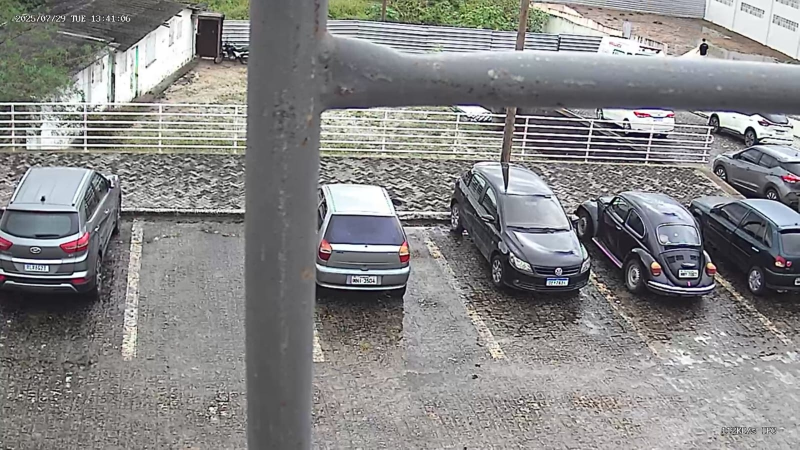
#> input picture TesteImagemNublado/if1TesteUmaVagaLivreNublado.jpeg, 1599 x 899 px (shown at 1/2 size)
$ python main.py
#> lines starting #> are read from the running program, lines starting #| are printed output that depends on the picture; after the words box and inside, x2 and y2 are one past the last pixel; in counts of white or black regions, pixels touching at a corner belong together
import cv2
import pickle
import cvzone
import numpy as np

# Carrega imagem
img = cv2.imread('if1TesteUmaVagaLivreNublado.jpeg')
#> img is the input picture: shape (899, 1599, 3); mean B, G, R 134.4, 134.5, 135
if img is None:
    print("Erro ao carregar a imagem!")
    exit()

# Carrega posições (agora com 'pontos' e 'tipo')
with open('if1TesteUmaVagaLivreNublado.pkl', 'rb') as f:
#> (reads TesteImagemNublado/if1TesteUmaVagaLivreNublado.pkl from the repository)
    posList = pickle.load(f)

# Dimensão base onde marcou
IMG_WIDTH, IMG_HEIGHT = 1920, 1080


def verificarVaga(imgPro, frame_width, frame_height):
    livresNormais = ocupadasNormais = 0
    livresEspeciais = ocupadasEspeciais = 0

    for vaga in posList:
        pontos = vaga["pontos"]
        tipo = vaga["tipo"]

        # Escala pontos
        scaled_points = [(int(pt[0] * frame_width / IMG_WIDTH),
                          int(pt[1] * frame_height / IMG_HEIGHT)) for pt in pontos]
        pts = np.array(scaled_points, np.int32).reshape((-1, 1, 2))

        # Máscara
        mascara = np.zeros_like(imgPro)
        cv2.fillPoly(mascara, [pts], 255)
        vagaArea = cv2.bitwise_and(imgPro, imgPro, mask=mascara)
        count = cv2.countNonZero(vagaArea)

        livre = count < 17900
        if tipo == "normal":
            if livre:
                livresNormais += 1
                cor = (0, 255, 0)
                espessura = 5
            else:
                ocupadasNormais += 1
                cor = (0, 0, 255)
                espessura = 2
        else:  # especial
            if livre:
                livresEspeciais += 1
                cor = (255, 255, 0)  # Azul para especiais livres
                espessura = 5
            else:
                ocupadasEspeciais += 1
                cor = (255, 0, 0)
                espessura = 2

        # Desenha
        cv2.polylines(img, [pts], isClosed=True,
                      color=cor, thickness=espessura)
        cvzone.putTextRect(img, str(count),
                           (pts[0][0][0], pts[0][0][1] - 5),
                           scale=1, thickness=2, offset=0, colorR=cor)

    # Totais
    total_vagas = len(posList)
    total_normais = livresNormais + ocupadasNormais
    total_especiais = livresEspeciais + ocupadasEspeciais

    cvzone.putTextRect(img, f'Total Vagas: {total_vagas}',
                       (50, 80), scale=2, thickness=3, offset=10, colorR=(243, 73, 243))
    cvzone.putTextRect(img, f'Normais Livres: {livresNormais}/{total_normais}',
                       (50, 120), scale=2, thickness=3, offset=10, colorR=(0, 200, 0))
    cvzone.putTextRect(img, f'Especiais Livres: {livresEspeciais}/{total_especiais}',
                       (50, 160), scale=2, thickness=3, offset=10, colorR=(255, 255, 0))


# Pré-processamento
frame_height, frame_width = img.shape[:2]
#> frame_height = 899; frame_width = 1599
imgGray = cv2.cvtColor(img, cv2.COLOR_BGR2GRAY)
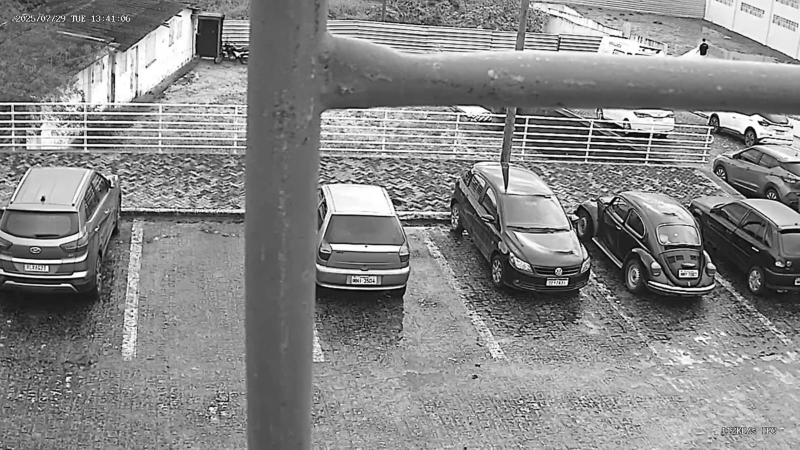
#> imgGray: shape (899, 1599) (shown at 1/2 size); min 0, max 255, mean 134.7
imgBlur = cv2.GaussianBlur(imgGray, (3, 3), 1)
_, imgThreshold = cv2.threshold(imgBlur, 100, 255, cv2.THRESH_BINARY_INV)
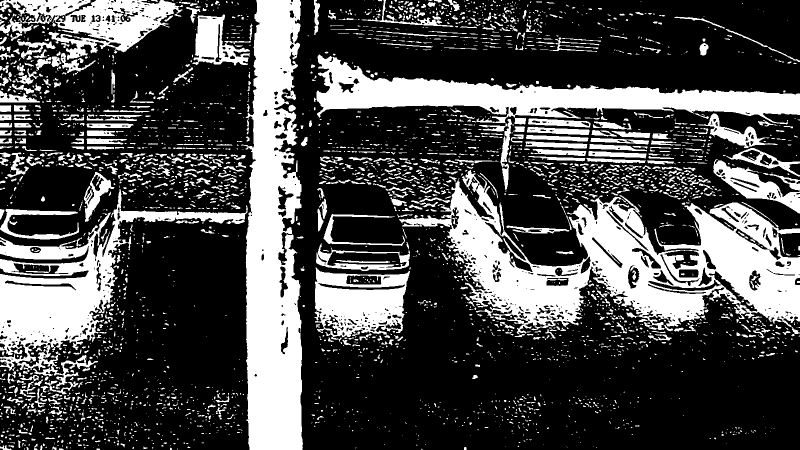
#> imgThreshold: shape (899, 1599) (shown at 1/2 size); 29.8% white; 3429 white regions (2463 under 20 px), largest, box (x1, y1, x2, y2) and area: (798, 340, 1599, 669) 98580, (482, 0, 606, 899) 79720, (633, 109, 1599, 249) 48273
imgMedio = cv2.medianBlur(imgThreshold, 5)
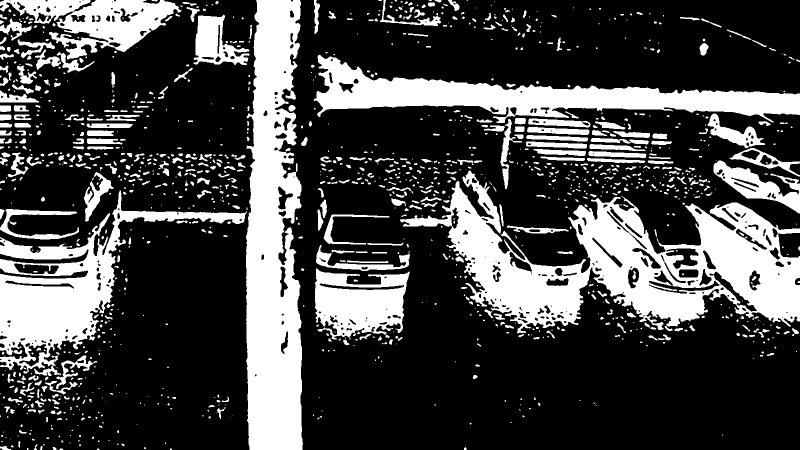
#> imgMedio: shape (899, 1599) (shown at 1/2 size); 27.8% white; 1320 white regions (708 under 20 px), largest, box (x1, y1, x2, y2) and area: (800, 341, 1599, 667) 99657, (492, 0, 606, 899) 80052, (628, 110, 1599, 246) 48016
kernel = np.ones((3, 3), np.uint8)
imgDilatada = cv2.dilate(imgMedio, kernel, iterations=1)
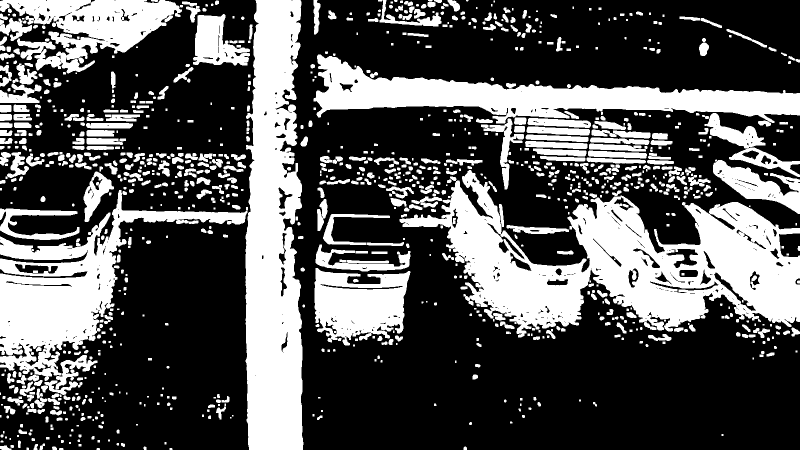
#> imgDilatada: shape (899, 1599) (shown at 1/2 size); 33.7% white; 1056 white regions (164 under 20 px), largest, box (x1, y1, x2, y2) and area: (799, 340, 1599, 675) 114908, (491, 0, 607, 899) 84603, (0, 380, 495, 763) 52301

verificarVaga(imgDilatada, frame_width, frame_height)
#> after the loop in verificarVaga, `for vaga in posList:`: livresEspeciais = 0
#> (the run stopped early here; a loop or call above may not have finished)
